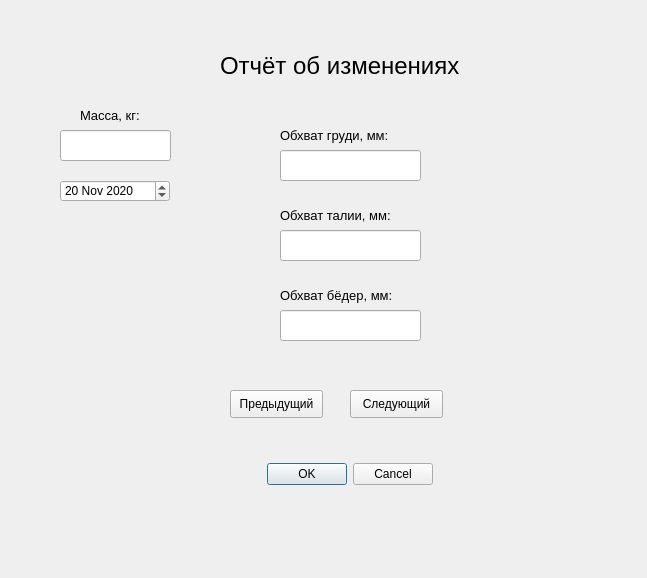
<?xml version="1.0" encoding="UTF-8"?>
<ui version="4.0">
 <class>dialogaddreport</class>
 <widget class="QDialog" name="dialogaddreport">
  <property name="geometry">
   <rect>
    <x>0</x>
    <y>0</y>
    <width>647</width>
    <height>578</height>
   </rect>
  </property>
  <property name="windowTitle">
   <string>Новый отчёт</string>
  </property>
  <widget class="QLabel" name="label_6">
   <property name="geometry">
    <rect>
     <x>280</x>
     <y>280</y>
     <width>151</width>
     <height>31</height>
    </rect>
   </property>
   <property name="font">
    <font>
     <pointsize>10</pointsize>
    </font>
   </property>
   <property name="text">
    <string>Обхват бёдер, мм:</string>
   </property>
  </widget>
  <widget class="QLineEdit" name="rep_mass">
   <property name="geometry">
    <rect>
     <x>60</x>
     <y>130</y>
     <width>111</width>
     <height>31</height>
    </rect>
   </property>
  </widget>
  <widget class="QLineEdit" name="rep_chest">
   <property name="geometry">
    <rect>
     <x>280</x>
     <y>150</y>
     <width>141</width>
     <height>31</height>
    </rect>
   </property>
  </widget>
  <widget class="QLabel" name="label">
   <property name="geometry">
    <rect>
     <x>220</x>
     <y>40</y>
     <width>311</width>
     <height>51</height>
    </rect>
   </property>
   <property name="font">
    <font>
     <pointsize>18</pointsize>
    </font>
   </property>
   <property name="text">
    <string>Отчёт об изменениях</string>
   </property>
  </widget>
  <widget class="QLabel" name="label_8">
   <property name="geometry">
    <rect>
     <x>280</x>
     <y>200</y>
     <width>161</width>
     <height>31</height>
    </rect>
   </property>
   <property name="font">
    <font>
     <pointsize>10</pointsize>
    </font>
   </property>
   <property name="text">
    <string>Обхват талии, мм:</string>
   </property>
  </widget>
  <widget class="QLabel" name="label_7">
   <property name="geometry">
    <rect>
     <x>280</x>
     <y>120</y>
     <width>151</width>
     <height>31</height>
    </rect>
   </property>
   <property name="font">
    <font>
     <pointsize>10</pointsize>
    </font>
   </property>
   <property name="text">
    <string>Обхват груди, мм:</string>
   </property>
  </widget>
  <widget class="QLineEdit" name="rep_waist">
   <property name="geometry">
    <rect>
     <x>280</x>
     <y>230</y>
     <width>141</width>
     <height>31</height>
    </rect>
   </property>
  </widget>
  <widget class="QLabel" name="label_9">
   <property name="geometry">
    <rect>
     <x>80</x>
     <y>100</y>
     <width>131</width>
     <height>31</height>
    </rect>
   </property>
   <property name="font">
    <font>
     <pointsize>10</pointsize>
    </font>
   </property>
   <property name="text">
    <string>Масса, кг:</string>
   </property>
  </widget>
  <widget class="QLineEdit" name="rep_hips">
   <property name="geometry">
    <rect>
     <x>280</x>
     <y>310</y>
     <width>141</width>
     <height>31</height>
    </rect>
   </property>
  </widget>
  <widget class="QDialogButtonBox" name="buttonBox">
   <property name="geometry">
    <rect>
     <x>240</x>
     <y>460</y>
     <width>193</width>
     <height>28</height>
    </rect>
   </property>
   <property name="standardButtons">
    <set>QDialogButtonBox::Cancel|QDialogButtonBox::Ok</set>
   </property>
  </widget>
  <widget class="QPushButton" name="nextButton">
   <property name="geometry">
    <rect>
     <x>350</x>
     <y>390</y>
     <width>93</width>
     <height>28</height>
    </rect>
   </property>
   <property name="text">
    <string>Следующий</string>
   </property>
  </widget>
  <widget class="QPushButton" name="previousButton">
   <property name="geometry">
    <rect>
     <x>230</x>
     <y>390</y>
     <width>93</width>
     <height>28</height>
    </rect>
   </property>
   <property name="text">
    <string>Предыдущий</string>
   </property>
  </widget>
  <widget class="QDateEdit" name="dateEdit">
   <property name="geometry">
    <rect>
     <x>60</x>
     <y>180</y>
     <width>110</width>
     <height>22</height>
    </rect>
   </property>
   <property name="correctionMode">
    <enum>QAbstractSpinBox::CorrectToNearestValue</enum>
   </property>
   <property name="dateTime">
    <datetime>
     <hour>0</hour>
     <minute>0</minute>
     <second>0</second>
     <year>2020</year>
     <month>11</month>
     <day>20</day>
    </datetime>
   </property>
   <property name="minimumDateTime">
    <datetime>
     <hour>0</hour>
     <minute>0</minute>
     <second>0</second>
     <year>1960</year>
     <month>1</month>
     <day>1</day>
    </datetime>
   </property>
   <property name="maximumDate">
    <date>
     <year>9999</year>
     <month>12</month>
     <day>31</day>
    </date>
   </property>
   <property name="date">
    <date>
     <year>2020</year>
     <month>11</month>
     <day>20</day>
    </date>
   </property>
  </widget>
 </widget>
 <resources/>
 <connections/>
</ui>
